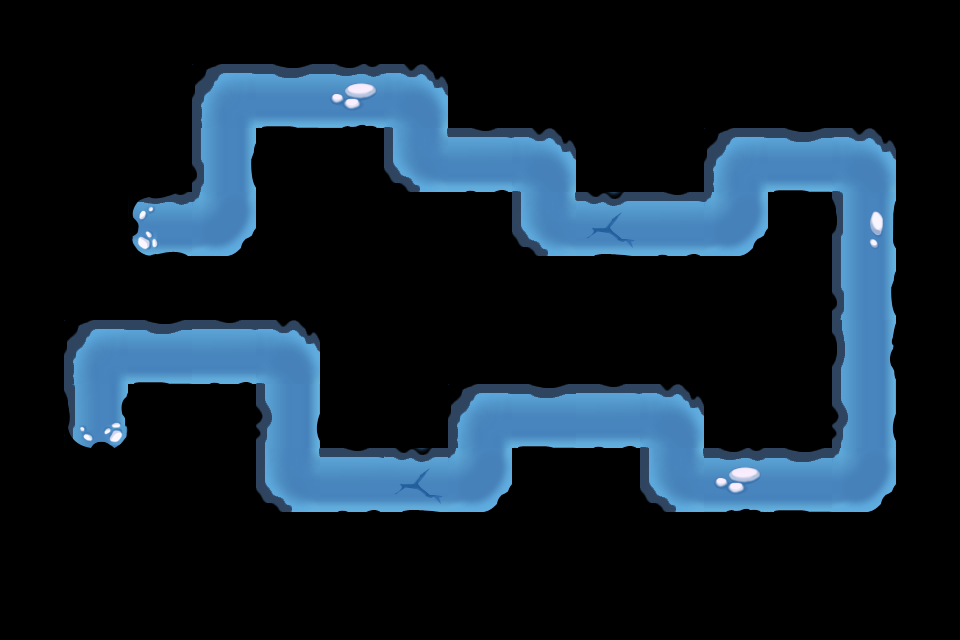

Below is a game level as drawn by its tile map, then a one-line description and the .tmx that defines it (tile-layer data replaced by summaries):
An orthogonal 15x10 tile map with 64x64 px tiles, 1 tile layer (Map_Road_Snowfield) and 62 objects.

<map version="1.0" orientation="orthogonal" width="15" height="10" tilewidth="64" tileheight="64">
 <tileset firstgid="1" name="Map_Road_Snowfield" tilewidth="64" tileheight="64">
  <image source="Map_Road_Snowfield.png" width="320" height="256" />
 </tileset>
 <layer name="Map_Road_Snowfield" width="15" height="10">
  <data>[150 cells, 39 non-empty, 14 distinct tile ids]</data>
 </layer>
 <objectgroup color="#55ff00" name="path" width="15" height="10">
  <object x="97" y="419" />
  <object x="98" y="352" />
  <object x="291" y="352" />
  <object x="290" y="483" />
  <object x="481" y="481" />
  <object x="482" y="420" />
  <object x="673" y="419" />
  <object x="673" y="483" />
  <object x="869" y="483" />
  <object x="868" y="161" />
  <object x="738" y="161" />
  <object x="736" y="229" />
  <object x="547" y="226" />
  <object x="546" y="162" />
  <object x="418" y="160" />
  <object x="417" y="98" />
  <object x="223" y="99" />
  <object x="227" y="227" />
  <object x="163" y="226" />
 </objectgroup>
 <objectgroup color="#000000" name="blocked" width="15" height="10">
  <object x="35" y="158" />
  <object x="98" y="159" />
  <object x="98" y="224" />
  <object x="34" y="222" />
 </objectgroup>
 <objectgroup color="#00ffff" name="tower" width="15" height="10">
  <properties>
   <property name="id" value="41001" />
   <property name="sizeH" value="2" />
   <property name="sizeW" value="2" />
  </properties>
  <object x="355" y="352" />
 </objectgroup>
 <objectgroup color="#ff0000" name="teemo" width="15" height="10">
  <properties>
   <property name="id" value="1" />
   <property name="sizeH" value="2" />
   <property name="sizeW" value="2" />
  </properties>
  <object x="36" y="157" />
 </objectgroup>
 <objectgroup color="#aa00ff" name="random" width="15" height="10">
  <properties>
   <property name="sizeH" value="2" />
   <property name="sizeW" value="2" />
  </properties>
  <object x="610" y="95" />
 </objectgroup>
 <objectgroup color="#ffffff" name="item" width="15" height="10">
  <properties>
   <property name="id" value="20013" />
   <property name="sizeH" value="1" />
   <property name="sizeW" value="1" />
  </properties>
  <object x="161" y="416" />
  <object x="290" y="288" />
  <object x="483" y="96" />
  <object x="675" y="352" />
 </objectgroup>
 <objectgroup color="#ffffff" name="item" width="15" height="10">
  <properties>
   <property name="id" value="20014" />
   <property name="sizeH" value="1" />
   <property name="sizeW" value="1" />
  </properties>
  <object x="34" y="545" />
  <object x="418" y="545" />
  <object x="867" y="547" />
  <object x="34" y="289" />
  <object x="162" y="98" />
  <object x="482" y="289" />
  <object x="546" y="96" />
  <object x="932" y="159" />
  <object x="931" y="416" />
  <object x="419" y="226" />
  <object x="739" y="417" />
 </objectgroup>
 <objectgroup color="#ffffff" name="item" width="15" height="10">
  <properties>
   <property name="id" value="20015" />
   <property name="sizeH" value="1" />
   <property name="sizeW" value="1" />
  </properties>
  <object x="34" y="479" />
  <object x="674" y="546" />
  <object x="163" y="161" />
  <object x="226" y="289" />
  <object x="929" y="97" />
  <object x="929" y="222" />
 </objectgroup>
 <objectgroup color="#00aaff" name="item" width="15" height="10">
  <properties>
   <property name="id" value="20016" />
   <property name="sizeH" value="1" />
   <property name="sizeW" value="2" />
  </properties>
  <object x="99" y="290" />
  <object x="736" y="97" />
 </objectgroup>
 <objectgroup color="#00aaff" name="item" width="15" height="10">
  <properties>
   <property name="id" value="20017" />
   <property name="sizeH" value="1" />
   <property name="sizeW" value="2" />
  </properties>
  <object x="290" y="546" />
  <object x="737" y="545" />
  <object x="36" y="96" />
  <object x="354" y="289" />
 </objectgroup>
 <objectgroup color="#0055ff" name="item" width="15" height="10">
  <properties>
   <property name="id" value="20018" />
   <property name="sizeH" value="2" />
   <property name="sizeW" value="1" />
  </properties>
  <object x="226" y="480" />
  <object x="931" y="480" />
  <object x="34" y="350" />
  <object x="928" y="288" />
 </objectgroup>
 <objectgroup color="#ffaa00" name="item" width="15" height="10">
  <properties>
   <property name="id" value="20019" />
   <property name="sizeH" value="2" />
   <property name="sizeW" value="2" />
  </properties>
  <object x="290" y="161" />
  <object x="545" y="288" />
 </objectgroup>
 <objectgroup color="#ffaa00" name="item" width="15" height="10">
  <properties>
   <property name="id" value="20020" />
   <property name="sizeH" value="2" />
   <property name="sizeW" value="2" />
  </properties>
  <object x="739" y="288" />
 </objectgroup>
 <objectgroup color="#ffaa00" name="item" width="15" height="10">
  <properties>
   <property name="id" value="20021" />
   <property name="sizeH" value="2" />
   <property name="sizeW" value="2" />
  </properties>
  <object x="547" y="482" />
 </objectgroup>
 <objectgroup color="#ff00ff" name="item" width="15" height="10">
  <properties>
   <property name="id" value="20022" />
   <property name="sizeH" value="2" />
   <property name="sizeW" value="2" />
  </properties>
  <object x="97" y="481" />
 </objectgroup>
</map>
